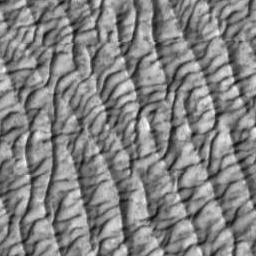
#> input picture MarsMissionImages/MarsMissionTiles/PIA23417_30.jpg, 256 x 256 px; its folder holds 4 pictures in this run
$ python stitch_images.py
#> lines starting #> are read from the running program, lines starting #| are printed output that depends on the picture
from glob import glob
import numpy as np
import cv2


files = sorted(glob("MarsMissionTiles/*.jpg"))

dests = ["train/"]*8 + ["val/", "test/"]


for i in range(len(files)):
    file_path = files[i]
    file = file_path.split("/")[-1]
    dest = dests[i % len(dests)]

    image_good = cv2.imread(file_path, cv2.IMREAD_GRAYSCALE)
#> image_good is the input picture: shape (256, 256); min 8, max 252, mean 130.5
    image_damaged = cv2.imread("MarsMissionTilesDamaged/" + file.split(".")[0] + "_damaged.jpg", cv2.IMREAD_GRAYSCALE)

    # Require at least 10% of pixels to be brighter than 10/256 in order to alow into dataset
    if np.sum(np.greater(image_good, 10)) < image_good.shape[0]*image_good.shape[1]*0.1:
        continue

    images_both = np.concatenate((image_good, image_damaged), axis=1)
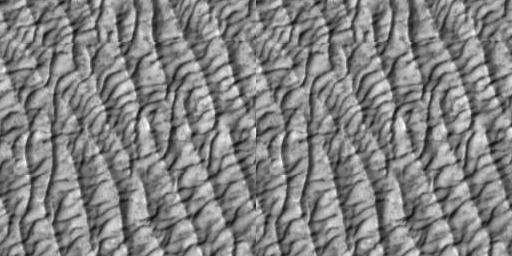
#> images_both: shape (256, 512); min 8, max 252, mean 130.5
    cv2.imwrite("MarsMissionTilesCombined/" + file, images_both)
    cv2.imwrite("../pix2pix-dataset/" + dest + file, images_both)
#> pass 2 of the loop `for i in range(len(files)):`:
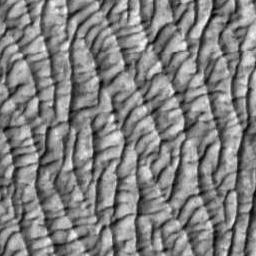
#> input picture MarsMissionImages/MarsMissionTiles/PIA23417_33.jpg, 256 x 256 px
#> image_good is the input picture: shape (256, 256); min 0, max 255, mean 128.4
#> `images_both = np.concatenate((image_good, image_damaged), axis=1)`:
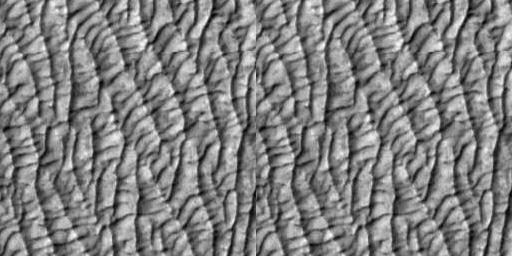
#> images_both: shape (256, 512); min 0, max 255, mean 128.4
#> pass 3 of the loop `for i in range(len(files)):`:
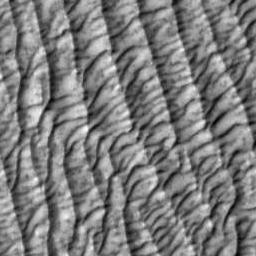
#> input picture MarsMissionImages/MarsMissionTiles/PIA23417_4.jpg, 256 x 256 px
#> image_good is the input picture: shape (256, 256); min 2, max 255, mean 124.6
#> `images_both = np.concatenate((image_good, image_damaged), axis=1)`:
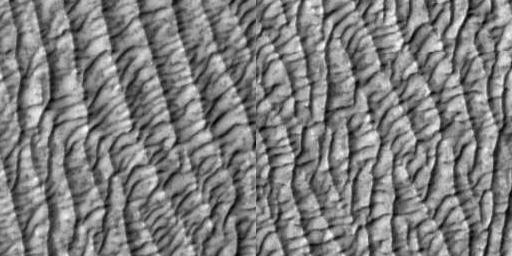
#> images_both: shape (256, 512); min 0, max 255, mean 126.5
#> (the run stopped early here; a loop or call above may not have finished)
